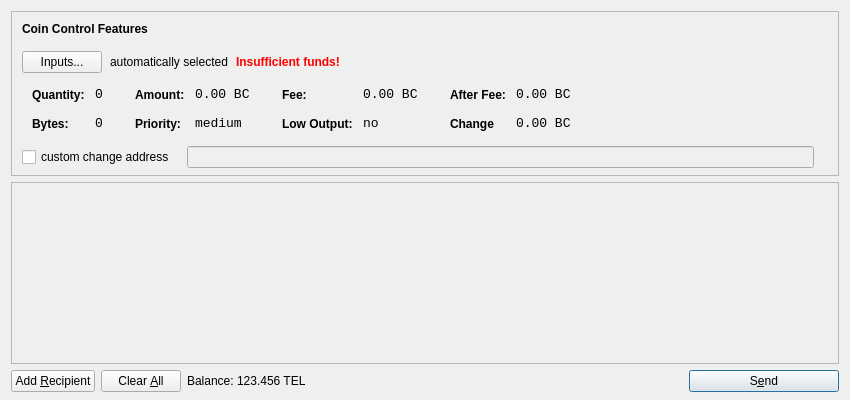
<?xml version="1.0" encoding="UTF-8"?>
<ui version="4.0">
 <class>SendCoinsDialog</class>
 <widget class="QDialog" name="SendCoinsDialog">
  <property name="geometry">
   <rect>
    <x>0</x>
    <y>0</y>
    <width>850</width>
    <height>400</height>
   </rect>
  </property>
  <property name="windowTitle">
   <string>Send Coins</string>
  </property>
  <layout class="QVBoxLayout" name="verticalLayout" stretch="0,1,0">
   <property name="bottomMargin">
    <number>8</number>
   </property>
   <item>
    <widget class="QFrame" name="frameCoinControl">
     <property name="sizePolicy">
      <sizepolicy hsizetype="Expanding" vsizetype="Expanding">
       <horstretch>0</horstretch>
       <verstretch>0</verstretch>
      </sizepolicy>
     </property>
     <property name="maximumSize">
      <size>
       <width>16777215</width>
       <height>16777215</height>
      </size>
     </property>
     <property name="frameShape">
      <enum>QFrame::StyledPanel</enum>
     </property>
     <property name="frameShadow">
      <enum>QFrame::Sunken</enum>
     </property>
     <layout class="QVBoxLayout" name="verticalLayoutCoinControl2">
      <property name="spacing">
       <number>-1</number>
      </property>
      <property name="leftMargin">
       <number>0</number>
      </property>
      <property name="topMargin">
       <number>0</number>
      </property>
      <property name="rightMargin">
       <number>0</number>
      </property>
      <property name="bottomMargin">
       <number>6</number>
      </property>
      <item>
       <layout class="QVBoxLayout" name="verticalLayoutCoinControl" stretch="0,0,0,0,1">
        <property name="spacing">
         <number>0</number>
        </property>
        <property name="leftMargin">
         <number>10</number>
        </property>
        <property name="topMargin">
         <number>10</number>
        </property>
        <item>
         <layout class="QHBoxLayout" name="horizontalLayoutCoinControl1">
          <property name="bottomMargin">
           <number>15</number>
          </property>
          <item>
           <widget class="QLabel" name="labelCoinControlFeatures">
            <property name="sizePolicy">
             <sizepolicy hsizetype="Preferred" vsizetype="Maximum">
              <horstretch>0</horstretch>
              <verstretch>0</verstretch>
             </sizepolicy>
            </property>
            <property name="font">
             <font>
              <weight>75</weight>
              <bold>true</bold>
             </font>
            </property>
            <property name="styleSheet">
             <string notr="true">font-weight:bold;</string>
            </property>
            <property name="text">
             <string>Coin Control Features</string>
            </property>
           </widget>
          </item>
         </layout>
        </item>
        <item>
         <layout class="QHBoxLayout" name="horizontalLayoutCoinControl2" stretch="0,0,0,0">
          <property name="spacing">
           <number>8</number>
          </property>
          <property name="bottomMargin">
           <number>10</number>
          </property>
          <item>
           <widget class="QPushButton" name="pushButtonCoinControl">
            <property name="styleSheet">
             <string notr="true"/>
            </property>
            <property name="text">
             <string>Inputs...</string>
            </property>
           </widget>
          </item>
          <item>
           <widget class="QLabel" name="labelCoinControlAutomaticallySelected">
            <property name="text">
             <string>automatically selected</string>
            </property>
            <property name="margin">
             <number>5</number>
            </property>
           </widget>
          </item>
          <item>
           <widget class="QLabel" name="labelCoinControlInsuffFunds">
            <property name="font">
             <font>
              <weight>75</weight>
              <bold>true</bold>
             </font>
            </property>
            <property name="styleSheet">
             <string notr="true">color:red;font-weight:bold;</string>
            </property>
            <property name="text">
             <string>Insufficient funds!</string>
            </property>
            <property name="margin">
             <number>5</number>
            </property>
           </widget>
          </item>
          <item>
           <spacer name="horizontalSpacerCoinControl">
            <property name="orientation">
             <enum>Qt::Horizontal</enum>
            </property>
            <property name="sizeHint" stdset="0">
             <size>
              <width>40</width>
              <height>1</height>
             </size>
            </property>
           </spacer>
          </item>
         </layout>
        </item>
        <item>
         <widget class="QWidget" name="widgetCoinControl" native="true">
          <property name="sizePolicy">
           <sizepolicy hsizetype="Preferred" vsizetype="Preferred">
            <horstretch>0</horstretch>
            <verstretch>0</verstretch>
           </sizepolicy>
          </property>
          <property name="minimumSize">
           <size>
            <width>0</width>
            <height>0</height>
           </size>
          </property>
          <property name="styleSheet">
           <string notr="true"/>
          </property>
          <layout class="QHBoxLayout" name="horizontalLayoutCoinControl5">
           <property name="margin">
            <number>0</number>
           </property>
           <item>
            <layout class="QHBoxLayout" name="horizontalLayoutCoinControl3" stretch="0,0,0,1">
             <property name="spacing">
              <number>20</number>
             </property>
             <property name="topMargin">
              <number>0</number>
             </property>
             <property name="bottomMargin">
              <number>10</number>
             </property>
             <item>
              <layout class="QFormLayout" name="formLayoutCoinControl1">
               <property name="horizontalSpacing">
                <number>10</number>
               </property>
               <property name="verticalSpacing">
                <number>14</number>
               </property>
               <property name="leftMargin">
                <number>10</number>
               </property>
               <property name="topMargin">
                <number>4</number>
               </property>
               <property name="rightMargin">
                <number>6</number>
               </property>
               <item row="0" column="0">
                <widget class="QLabel" name="labelCoinControlQuantityText">
                 <property name="styleSheet">
                  <string notr="true">font-weight:bold;</string>
                 </property>
                 <property name="text">
                  <string>Quantity:</string>
                 </property>
                 <property name="margin">
                  <number>0</number>
                 </property>
                </widget>
               </item>
               <item row="0" column="1">
                <widget class="QLabel" name="labelCoinControlQuantity">
                 <property name="font">
                  <font>
                   <family>Monospace</family>
                   <pointsize>10</pointsize>
                  </font>
                 </property>
                 <property name="cursor">
                  <cursorShape>IBeamCursor</cursorShape>
                 </property>
                 <property name="contextMenuPolicy">
                  <enum>Qt::ActionsContextMenu</enum>
                 </property>
                 <property name="text">
                  <string>0</string>
                 </property>
                 <property name="margin">
                  <number>0</number>
                 </property>
                 <property name="textInteractionFlags">
                  <set>Qt::LinksAccessibleByMouse|Qt::TextSelectableByKeyboard|Qt::TextSelectableByMouse</set>
                 </property>
                </widget>
               </item>
               <item row="1" column="0">
                <widget class="QLabel" name="labelCoinControlBytesText">
                 <property name="styleSheet">
                  <string notr="true">font-weight:bold;</string>
                 </property>
                 <property name="text">
                  <string>Bytes:</string>
                 </property>
                </widget>
               </item>
               <item row="1" column="1">
                <widget class="QLabel" name="labelCoinControlBytes">
                 <property name="font">
                  <font>
                   <family>Monospace</family>
                   <pointsize>10</pointsize>
                  </font>
                 </property>
                 <property name="cursor">
                  <cursorShape>IBeamCursor</cursorShape>
                 </property>
                 <property name="contextMenuPolicy">
                  <enum>Qt::ActionsContextMenu</enum>
                 </property>
                 <property name="text">
                  <string>0</string>
                 </property>
                 <property name="textInteractionFlags">
                  <set>Qt::LinksAccessibleByMouse|Qt::TextSelectableByKeyboard|Qt::TextSelectableByMouse</set>
                 </property>
                </widget>
               </item>
              </layout>
             </item>
             <item>
              <layout class="QFormLayout" name="formLayoutCoinControl2">
               <property name="horizontalSpacing">
                <number>10</number>
               </property>
               <property name="verticalSpacing">
                <number>14</number>
               </property>
               <property name="leftMargin">
                <number>6</number>
               </property>
               <property name="topMargin">
                <number>4</number>
               </property>
               <property name="rightMargin">
                <number>6</number>
               </property>
               <item row="0" column="0">
                <widget class="QLabel" name="labelCoinControlAmountText">
                 <property name="styleSheet">
                  <string notr="true">font-weight:bold;</string>
                 </property>
                 <property name="text">
                  <string>Amount:</string>
                 </property>
                 <property name="margin">
                  <number>0</number>
                 </property>
                </widget>
               </item>
               <item row="0" column="1">
                <widget class="QLabel" name="labelCoinControlAmount">
                 <property name="font">
                  <font>
                   <family>Monospace</family>
                   <pointsize>10</pointsize>
                  </font>
                 </property>
                 <property name="cursor">
                  <cursorShape>IBeamCursor</cursorShape>
                 </property>
                 <property name="contextMenuPolicy">
                  <enum>Qt::ActionsContextMenu</enum>
                 </property>
                 <property name="text">
                  <string>0.00 BC</string>
                 </property>
                 <property name="textInteractionFlags">
                  <set>Qt::LinksAccessibleByMouse|Qt::TextSelectableByKeyboard|Qt::TextSelectableByMouse</set>
                 </property>
                </widget>
               </item>
               <item row="1" column="0">
                <widget class="QLabel" name="labelCoinControlPriorityText">
                 <property name="styleSheet">
                  <string notr="true">font-weight:bold;</string>
                 </property>
                 <property name="text">
                  <string>Priority:</string>
                 </property>
                </widget>
               </item>
               <item row="1" column="1">
                <widget class="QLabel" name="labelCoinControlPriority">
                 <property name="font">
                  <font>
                   <family>Monospace</family>
                   <pointsize>10</pointsize>
                  </font>
                 </property>
                 <property name="cursor">
                  <cursorShape>IBeamCursor</cursorShape>
                 </property>
                 <property name="contextMenuPolicy">
                  <enum>Qt::ActionsContextMenu</enum>
                 </property>
                 <property name="text">
                  <string>medium</string>
                 </property>
                 <property name="textInteractionFlags">
                  <set>Qt::LinksAccessibleByMouse|Qt::TextSelectableByKeyboard|Qt::TextSelectableByMouse</set>
                 </property>
                </widget>
               </item>
              </layout>
             </item>
             <item>
              <layout class="QFormLayout" name="formLayoutCoinControl3">
               <property name="horizontalSpacing">
                <number>10</number>
               </property>
               <property name="verticalSpacing">
                <number>14</number>
               </property>
               <property name="leftMargin">
                <number>6</number>
               </property>
               <property name="topMargin">
                <number>4</number>
               </property>
               <property name="rightMargin">
                <number>6</number>
               </property>
               <item row="0" column="0">
                <widget class="QLabel" name="labelCoinControlFeeText">
                 <property name="styleSheet">
                  <string notr="true">font-weight:bold;</string>
                 </property>
                 <property name="text">
                  <string>Fee:</string>
                 </property>
                 <property name="margin">
                  <number>0</number>
                 </property>
                </widget>
               </item>
               <item row="0" column="1">
                <widget class="QLabel" name="labelCoinControlFee">
                 <property name="font">
                  <font>
                   <family>Monospace</family>
                   <pointsize>10</pointsize>
                  </font>
                 </property>
                 <property name="cursor">
                  <cursorShape>IBeamCursor</cursorShape>
                 </property>
                 <property name="contextMenuPolicy">
                  <enum>Qt::ActionsContextMenu</enum>
                 </property>
                 <property name="text">
                  <string>0.00 BC</string>
                 </property>
                 <property name="textInteractionFlags">
                  <set>Qt::LinksAccessibleByMouse|Qt::TextSelectableByKeyboard|Qt::TextSelectableByMouse</set>
                 </property>
                </widget>
               </item>
               <item row="1" column="0">
                <widget class="QLabel" name="labelCoinControlLowOutputText">
                 <property name="styleSheet">
                  <string notr="true">font-weight:bold;</string>
                 </property>
                 <property name="text">
                  <string>Low Output:</string>
                 </property>
                </widget>
               </item>
               <item row="1" column="1">
                <widget class="QLabel" name="labelCoinControlLowOutput">
                 <property name="font">
                  <font>
                   <family>Monospace</family>
                   <pointsize>10</pointsize>
                  </font>
                 </property>
                 <property name="cursor">
                  <cursorShape>IBeamCursor</cursorShape>
                 </property>
                 <property name="contextMenuPolicy">
                  <enum>Qt::ActionsContextMenu</enum>
                 </property>
                 <property name="text">
                  <string>no</string>
                 </property>
                 <property name="textInteractionFlags">
                  <set>Qt::LinksAccessibleByMouse|Qt::TextSelectableByKeyboard|Qt::TextSelectableByMouse</set>
                 </property>
                </widget>
               </item>
              </layout>
             </item>
             <item>
              <layout class="QFormLayout" name="formLayoutCoinControl4">
               <property name="horizontalSpacing">
                <number>10</number>
               </property>
               <property name="verticalSpacing">
                <number>14</number>
               </property>
               <property name="leftMargin">
                <number>6</number>
               </property>
               <property name="topMargin">
                <number>4</number>
               </property>
               <property name="rightMargin">
                <number>6</number>
               </property>
               <item row="0" column="0">
                <widget class="QLabel" name="labelCoinControlAfterFeeText">
                 <property name="styleSheet">
                  <string notr="true">font-weight:bold;</string>
                 </property>
                 <property name="text">
                  <string>After Fee:</string>
                 </property>
                 <property name="margin">
                  <number>0</number>
                 </property>
                </widget>
               </item>
               <item row="0" column="1">
                <widget class="QLabel" name="labelCoinControlAfterFee">
                 <property name="font">
                  <font>
                   <family>Monospace</family>
                   <pointsize>10</pointsize>
                  </font>
                 </property>
                 <property name="cursor">
                  <cursorShape>IBeamCursor</cursorShape>
                 </property>
                 <property name="contextMenuPolicy">
                  <enum>Qt::ActionsContextMenu</enum>
                 </property>
                 <property name="text">
                  <string>0.00 BC</string>
                 </property>
                 <property name="textInteractionFlags">
                  <set>Qt::LinksAccessibleByMouse|Qt::TextSelectableByKeyboard|Qt::TextSelectableByMouse</set>
                 </property>
                </widget>
               </item>
               <item row="1" column="0">
                <widget class="QLabel" name="labelCoinControlChangeText">
                 <property name="styleSheet">
                  <string notr="true">font-weight:bold;</string>
                 </property>
                 <property name="text">
                  <string>Change</string>
                 </property>
                </widget>
               </item>
               <item row="1" column="1">
                <widget class="QLabel" name="labelCoinControlChange">
                 <property name="font">
                  <font>
                   <family>Monospace</family>
                   <pointsize>10</pointsize>
                  </font>
                 </property>
                 <property name="cursor">
                  <cursorShape>IBeamCursor</cursorShape>
                 </property>
                 <property name="contextMenuPolicy">
                  <enum>Qt::ActionsContextMenu</enum>
                 </property>
                 <property name="text">
                  <string>0.00 BC</string>
                 </property>
                 <property name="textInteractionFlags">
                  <set>Qt::LinksAccessibleByMouse|Qt::TextSelectableByKeyboard|Qt::TextSelectableByMouse</set>
                 </property>
                </widget>
               </item>
              </layout>
             </item>
            </layout>
           </item>
          </layout>
         </widget>
        </item>
        <item>
         <layout class="QHBoxLayout" name="horizontalLayoutCoinControl4" stretch="0,0,0">
          <property name="spacing">
           <number>12</number>
          </property>
          <property name="sizeConstraint">
           <enum>QLayout::SetDefaultConstraint</enum>
          </property>
          <property name="topMargin">
           <number>5</number>
          </property>
          <property name="rightMargin">
           <number>5</number>
          </property>
          <item>
           <widget class="QCheckBox" name="checkBoxCoinControlChange">
            <property name="text">
             <string>custom change address</string>
            </property>
           </widget>
          </item>
          <item>
           <widget class="QLineEdit" name="lineEditCoinControlChange">
            <property name="enabled">
             <bool>false</bool>
            </property>
            <property name="sizePolicy">
             <sizepolicy hsizetype="Expanding" vsizetype="Fixed">
              <horstretch>0</horstretch>
              <verstretch>0</verstretch>
             </sizepolicy>
            </property>
           </widget>
          </item>
          <item>
           <widget class="QLabel" name="labelCoinControlChangeLabel">
            <property name="sizePolicy">
             <sizepolicy hsizetype="Preferred" vsizetype="Expanding">
              <horstretch>0</horstretch>
              <verstretch>0</verstretch>
             </sizepolicy>
            </property>
            <property name="minimumSize">
             <size>
              <width>0</width>
              <height>0</height>
             </size>
            </property>
            <property name="text">
             <string/>
            </property>
            <property name="margin">
             <number>3</number>
            </property>
           </widget>
          </item>
         </layout>
        </item>
        <item>
         <spacer name="verticalSpacerCoinControl">
          <property name="orientation">
           <enum>Qt::Vertical</enum>
          </property>
          <property name="sizeHint" stdset="0">
           <size>
            <width>800</width>
            <height>1</height>
           </size>
          </property>
         </spacer>
        </item>
       </layout>
      </item>
     </layout>
    </widget>
   </item>
   <item>
    <widget class="QScrollArea" name="scrollArea">
     <property name="widgetResizable">
      <bool>true</bool>
     </property>
     <widget class="QWidget" name="scrollAreaWidgetContents">
      <property name="geometry">
       <rect>
        <x>0</x>
        <y>0</y>
        <width>830</width>
        <height>165</height>
       </rect>
      </property>
      <layout class="QVBoxLayout" name="verticalLayout_2">
       <property name="margin">
        <number>0</number>
       </property>
       <item>
        <layout class="QVBoxLayout" name="entries">
         <property name="spacing">
          <number>6</number>
         </property>
        </layout>
       </item>
       <item>
        <spacer name="verticalSpacer">
         <property name="orientation">
          <enum>Qt::Vertical</enum>
         </property>
         <property name="sizeHint" stdset="0">
          <size>
           <width>20</width>
           <height>40</height>
          </size>
         </property>
        </spacer>
       </item>
      </layout>
     </widget>
    </widget>
   </item>
   <item>
    <layout class="QHBoxLayout" name="horizontalLayout">
     <item>
      <widget class="QPushButton" name="addButton">
       <property name="toolTip">
        <string>Send to multiple recipients at once</string>
       </property>
       <property name="text">
        <string>Add &amp;Recipient</string>
       </property>
       <property name="icon">
        <iconset resource="../bitcoin.qrc">
         <normaloff>:/icons/add</normaloff>:/icons/add</iconset>
       </property>
       <property name="autoDefault">
        <bool>false</bool>
       </property>
      </widget>
     </item>
     <item>
      <widget class="QPushButton" name="clearButton">
       <property name="sizePolicy">
        <sizepolicy hsizetype="Minimum" vsizetype="Fixed">
         <horstretch>0</horstretch>
         <verstretch>0</verstretch>
        </sizepolicy>
       </property>
       <property name="toolTip">
        <string>Remove all transaction fields</string>
       </property>
       <property name="text">
        <string>Clear &amp;All</string>
       </property>
       <property name="icon">
        <iconset resource="../bitcoin.qrc">
         <normaloff>:/icons/remove</normaloff>:/icons/remove</iconset>
       </property>
       <property name="autoRepeatDelay">
        <number>300</number>
       </property>
       <property name="autoDefault">
        <bool>false</bool>
       </property>
      </widget>
     </item>
     <item>
      <layout class="QHBoxLayout" name="horizontalLayout_2">
       <property name="spacing">
        <number>3</number>
       </property>
       <item>
        <widget class="QLabel" name="label">
         <property name="sizePolicy">
          <sizepolicy hsizetype="Preferred" vsizetype="Fixed">
           <horstretch>0</horstretch>
           <verstretch>0</verstretch>
          </sizepolicy>
         </property>
         <property name="text">
          <string>Balance:</string>
         </property>
        </widget>
       </item>
       <item>
        <widget class="QLabel" name="labelBalance">
         <property name="sizePolicy">
          <sizepolicy hsizetype="Preferred" vsizetype="Fixed">
           <horstretch>0</horstretch>
           <verstretch>0</verstretch>
          </sizepolicy>
         </property>
         <property name="cursor">
          <cursorShape>IBeamCursor</cursorShape>
         </property>
         <property name="text">
          <string>123.456 TEL</string>
         </property>
         <property name="textInteractionFlags">
          <set>Qt::LinksAccessibleByMouse|Qt::TextSelectableByKeyboard|Qt::TextSelectableByMouse</set>
         </property>
        </widget>
       </item>
      </layout>
     </item>
     <item>
      <spacer name="horizontalSpacer">
       <property name="orientation">
        <enum>Qt::Horizontal</enum>
       </property>
       <property name="sizeHint" stdset="0">
        <size>
         <width>40</width>
         <height>20</height>
        </size>
       </property>
      </spacer>
     </item>
     <item>
      <widget class="QPushButton" name="sendButton">
       <property name="minimumSize">
        <size>
         <width>150</width>
         <height>0</height>
        </size>
       </property>
       <property name="toolTip">
        <string>Confirm the send action</string>
       </property>
       <property name="text">
        <string>S&amp;end</string>
       </property>
       <property name="icon">
        <iconset resource="../bitcoin.qrc">
         <normaloff>:/icons/send</normaloff>:/icons/send</iconset>
       </property>
       <property name="default">
        <bool>true</bool>
       </property>
      </widget>
     </item>
    </layout>
   </item>
  </layout>
 </widget>
 <resources>
  <include location="../bitcoin.qrc"/>
 </resources>
 <connections/>
</ui>
